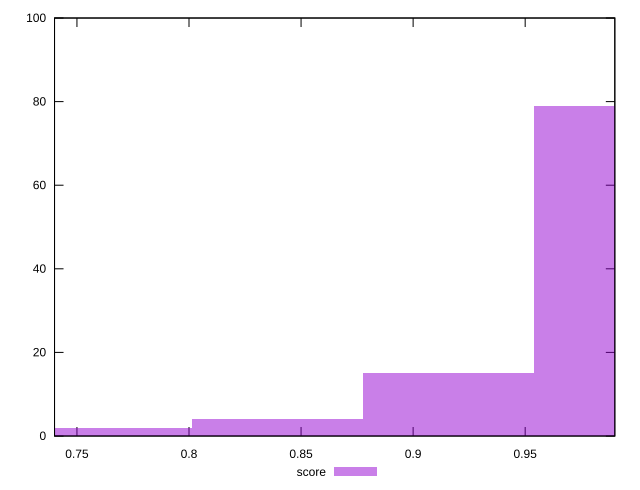

Write the gnuplot code that produced this figure.
reset

$score <<EOF
0.9156456819140543 15
0.7630380682617119 2
0.839341875087883 4
0.9919494887402255 79
EOF

set key outside below
set boxwidth 0.07630380682617119
set xrange [0.74:0.99]
set yrange [0:100]
set trange [0:100]
set style fill transparent solid 0.5 noborder
set terminal svg size 640, 490 enhanced background rgb 'white'
set output "report_00017_2021-02-10T15-08-03.406Z/max-potential-fid/samples/pages+cached+noadtech+nomedia+nocss/score/histogram.svg"

plot $score title "score" with boxes

reset
